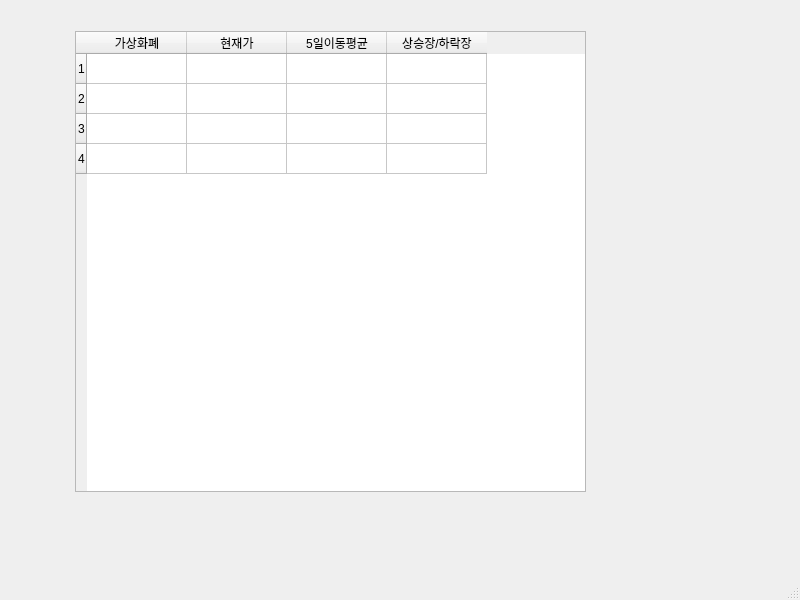
<?xml version="1.0" encoding="UTF-8"?>
<ui version="4.0">
 <class>MainWindow</class>
 <widget class="QMainWindow" name="MainWindow">
  <property name="geometry">
   <rect>
    <x>0</x>
    <y>0</y>
    <width>800</width>
    <height>600</height>
   </rect>
  </property>
  <property name="windowTitle">
   <string>MainWindow</string>
  </property>
  <widget class="QWidget" name="centralwidget">
   <widget class="QTableWidget" name="tableWidget">
    <property name="geometry">
     <rect>
      <x>75</x>
      <y>31</y>
      <width>511</width>
      <height>461</height>
     </rect>
    </property>
    <property name="rowCount">
     <number>4</number>
    </property>
    <row/>
    <row/>
    <row/>
    <row/>
    <column>
     <property name="text">
      <string>가상화폐</string>
     </property>
    </column>
    <column>
     <property name="text">
      <string>현재가</string>
     </property>
    </column>
    <column>
     <property name="text">
      <string>5일이동평균</string>
     </property>
    </column>
    <column>
     <property name="text">
      <string>상승장/하락장</string>
     </property>
    </column>
   </widget>
  </widget>
  <widget class="QMenuBar" name="menubar">
   <property name="geometry">
    <rect>
     <x>0</x>
     <y>0</y>
     <width>800</width>
     <height>24</height>
    </rect>
   </property>
  </widget>
  <widget class="QStatusBar" name="statusbar"/>
 </widget>
 <resources/>
 <connections/>
</ui>
